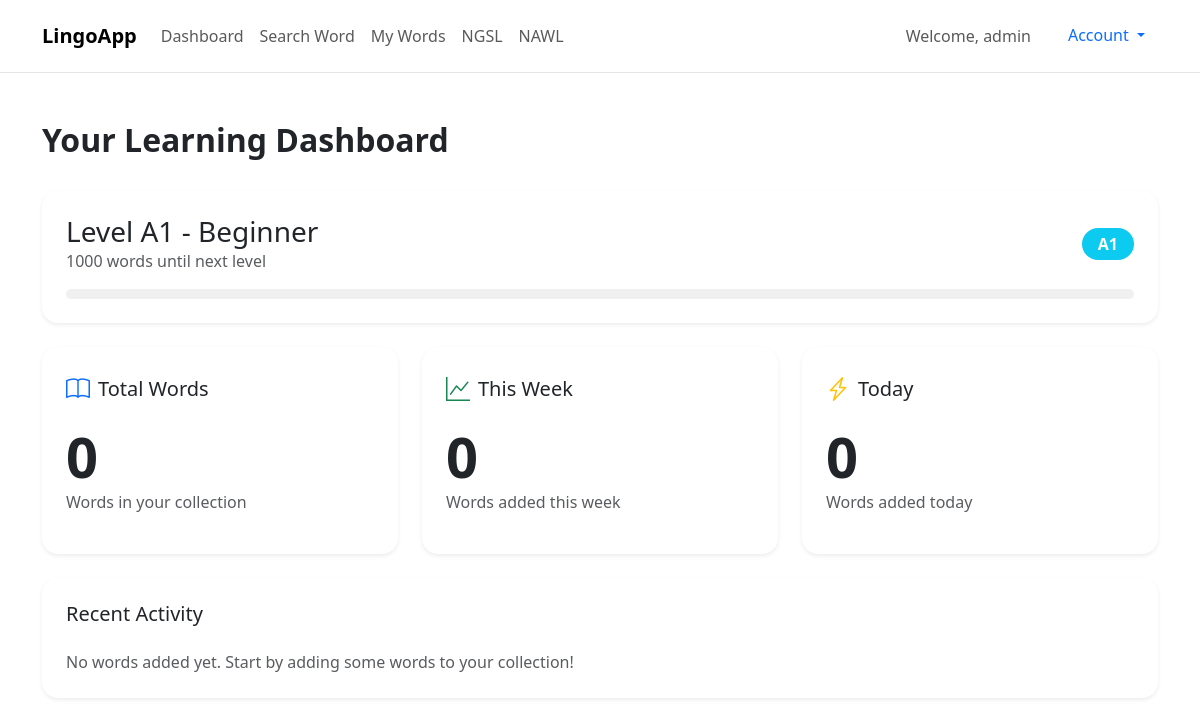
Page /dashboard/ (signed in) on the earlier database version.
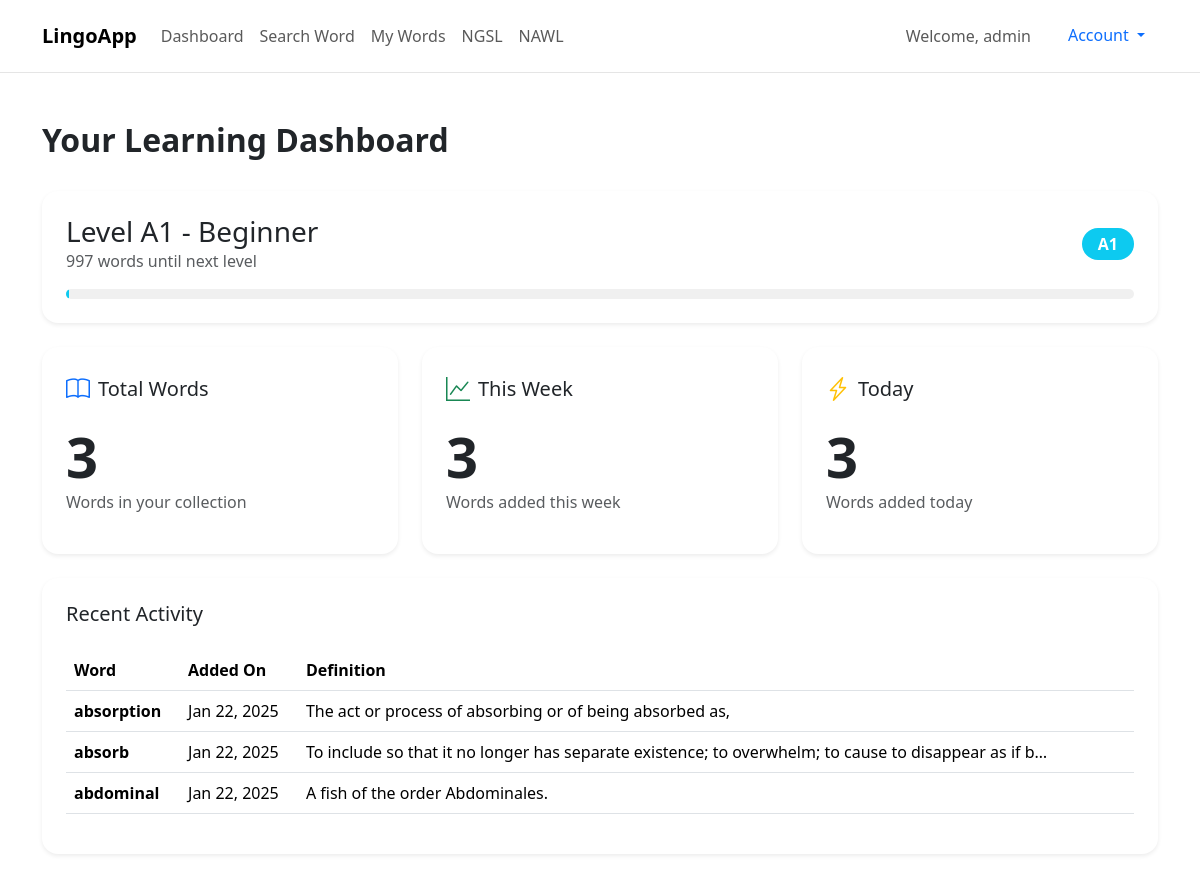
Same page on the later database version.
### dictapp/models.py (models this page shows, shortened)
class WordUser(models.Model):
    word = models.ForeignKey(Word, on_delete=models.CASCADE)
    user = models.ForeignKey(User, on_delete=models.CASCADE)
    created_at = models.DateTimeField(auto_now_add=True)
    class Meta:
        ordering = ['-created_at']
        unique_together = ['word', 'user']
        verbose_name = 'Word User Relationship'
        verbose_name_plural = 'Word User Relationships'

class Word(models.Model):
    word = models.CharField(max_length=100)
    phonetic = models.CharField(max_length=100, null=True, blank=True)
    meanings = models.JSONField()  # Store the word meanings as JSON
    created_at = models.DateTimeField(auto_now_add=True)
    users = models.ManyToManyField(
        User, through='WordUser', related_name='word_collection')
    class Meta:
        ordering = ['-created_at']

### dictapp/views.py (the view, shortened to what this page needs)
# urls.py: path('dashboard/', views.dashboard, name='dashboard'),
@login_required
def dashboard(request):
    now = timezone.now()
    week_ago = now - timedelta(days=7)
    today_start = now.replace(hour=0, minute=0, second=0, microsecond=0)
    total_words = WordUser.objects.filter(user=request.user).count()
    words_this_week = WordUser.objects.filter(
        user=request.user,
        created_at__gte=week_ago
    ).count()
    words_today = WordUser.objects.filter(
        user=request.user,
        created_at__gte=today_start
    ).count()
    def get_language_level(word_count):
        if word_count < 1000:
            return {
                'level': 'A1',
                'description': 'Beginner',
                'progress': (word_count / 1000) * 100,
                'next_level': 1000 - word_count,
                'color': 'bg-info'
            }
    language_level = get_language_level(total_words)
    recent_words = WordUser.objects.filter(
        user=request.user
    ).select_related('word').order_by('-created_at')[:5]
    context = {
        'total_words': total_words,
        'words_this_week': words_this_week,
        'words_today': words_today,
        'recent_words': recent_words,
        'language_level': language_level,
    }
    return render(request, 'dashboard.html', context)

### dictapp/templates/dashboard.html (shortened to what this page needs)
{% extends 'base.html' %}
{% block content %}
<div class="container py-5">
    <div class="row">
        <div class="col-12 mb-4">
            <h2 class="fw-bold">Your Learning Dashboard</h2>
        </div>
    </div>
    <div class="row mb-4">
        <div class="col-12">
            <div class="card border-0 shadow-sm rounded-4">
                <div class="card-body p-4">
                    <div class="d-flex justify-content-between align-items-center mb-3">
                        <div>
                            <h3 class="mb-0">Level {{ language_level.level }} - {{ language_level.description }}</h3>
                            {% if language_level.level != 'C2' %}
                                <p class="text-muted mb-0">{{ language_level.next_level }} words until next level</p>
                            {% else %}
                                <p class="text-muted mb-0">Maximum level achieved!</p>
                            {% endif %}
                        </div>
                        <div class="badge {{ language_level.color }} px-3 py-2 rounded-pill">
                            {{ language_level.level }}
                        </div>
                    </div>
                    <div class="progress" style="height: 10px;">
                        <div class="progress-bar {{ language_level.color }}"
                             role="progressbar"
                             style="width: {{ language_level.progress }}%"
                             aria-valuenow="{{ language_level.progress }}"
                             aria-valuemin="0"
                             aria-valuemax="100">
                        </div>
                    </div>
                </div>
            </div>
        </div>
    </div>
    <div class="row g-4">
        <div class="col-md-4">
            <div class="card border-0 shadow-sm rounded-4 h-100">
                <div class="card-body p-4">
                    <div class="d-flex align-items-center mb-3">
                        <i class="bi bi-book fs-4 text-primary me-2"></i>
                        <h5 class="card-title mb-0">Total Words</h5>
                    </div>
                    <h2 class="display-4 fw-bold mb-0">{{ total_words }}</h2>
                    <p class="text-muted">Words in your collection</p>
                </div>
            </div>
        </div>
        <div class="col-md-4">
            <div class="card border-0 shadow-sm rounded-4 h-100">
                <div class="card-body p-4">
                    <div class="d-flex align-items-center mb-3">
                        <i class="bi bi-graph-up fs-4 text-success me-2"></i>
                        <h5 class="card-title mb-0">This Week</h5>
                    </div>
                    <h2 class="display-4 fw-bold mb-0">{{ words_this_week }}</h2>
                    <p class="text-muted">Words added this week</p>
                </div>
            </div>
        </div>
        <div class="col-md-4">
            <div class="card border-0 shadow-sm rounded-4 h-100">
                <div class="card-body p-4">
                    <div class="d-flex align-items-center mb-3">
                        <i class="bi bi-lightning-charge fs-4 text-warning me-2"></i>
                        <h5 class="card-title mb-0">Today</h5>
                    </div>
                    <h2 class="display-4 fw-bold mb-0">{{ words_today }}</h2>
                    <p class="text-muted">Words added today</p>
                </div>
            </div>
        </div>
    </div>
    <div class="row mt-4">
        <div class="col-12">
            <div class="card border-0 shadow-sm rounded-4">
                <div class="card-body p-4">
                    <h5 class="card-title mb-4">Recent Activity</h5>
                    {% if recent_words %}
                        <div class="table-responsive">
                            <table class="table">
                                <thead>
                                    <tr>
                                        <th>Word</th>
                                        <th>Added On</th>
                                        <th>Definition</th>
                                    </tr>
                                </thead>
                                <tbody>
                                    {% for word_user in recent_words %}
                                    <tr>
                                        <td class="fw-bold">{{ word_user.word.word }}</td>
                                        <td>{{ word_user.created_at|date:"M d, Y" }}</td>
                                        <td>
                                            {% if word_user.word.meanings.0.definitions.0.definition %}
                                                {{ word_user.word.meanings.0.definitions.0.definition|truncatechars:100 }}
                                            {% else %}
                                                -
                                            {% endif %}
                                        </td>
                                    </tr>
                                    {% endfor %}
                                </tbody>
                            </table>
                        </div>
                    {% else %}
                        <p class="text-muted mb-0">No words added yet. Start by adding some words to your collection!</p>
                    {% endif %}
                </div>
            </div>
        </div>
    </div>
</div>
{% endblock %}

### dictapp/templates/base.html (shortened to what this page needs)
<!DOCTYPE html>
<html lang="en">
  <head>
    <link
      href="https://cdn.jsdelivr.net/npm/bootstrap@5.3.2/dist/css/bootstrap.min.css"
      rel="stylesheet"
    />
    <link rel="stylesheet" href="https://cdn.jsdelivr.net/npm/bootstrap-icons@1.11.1/font/bootstrap-icons.css">
  </head>
  <body>
    <nav class="navbar navbar-expand-lg navbar-light bg-white py-3">
      <div class="container">
        <a class="navbar-brand fw-bold" href="{% url 'index' %}">LingoApp</a>
        <div class="collapse navbar-collapse" id="navbarNav">
          <ul class="navbar-nav me-auto">
            <li class="nav-item">
              <a class="nav-link" href="{% url 'dashboard' %}">Dashboard</a>
            </li>
            <li class="nav-item">
              <a class="nav-link" href="{% url 'search_word' %}">Search Word</a>
            </li>
            <li class="nav-item">
              <a class="nav-link" href="{% url 'my_words' %}">My Words</a>
            </li>
            <li class="nav-item">
              <a class="nav-link" href="{% url 'ngsl' %}">NGSL</a>
            </li>
            <li class="nav-item">
              <a class="nav-link" href="{% url 'nawl' %}">NAWL</a>
            </li>
          </ul>
          <div class="d-flex gap-2">
            {% if user.is_authenticated %}
              <span class="navbar-text me-3">Welcome, {{ user.username }}</span>
              <div class="dropdown">
                <button class="btn btn-link dropdown-toggle text-decoration-none" type="button" data-bs-toggle="dropdown">
                  Account
                </button>
              </div>
            {% else %}
              <a href="{% url 'login' %}" class="btn btn-login px-4">Log in</a>
              <a href="{% url 'register' %}" class="btn btn-signup px-4 rounded-pill">Sign up</a>
            {% endif %}
          </div>
        </div>
      </div>
    </nav>
    {% block content %} {% endblock %}
  </body>
</html>

### dictapp/templates/base.html (style rules this page uses)
.navbar { border-bottom: 1px solid #e5e5e5; }

### dictapp/templates/dashboard.html (style rules this page uses)
.card { transition: transform 0.2s; }
.table td { vertical-align: middle; }
.progress { background-color: #f0f0f0; border-radius: 10px; }
.progress-bar { border-radius: 10px; transition: width 0.5s ease-in-out; }
.badge { font-size: 1rem; }

Differences in the rows shown:
added WordUser: word.word "absorption", created_at "Jan 22, 2025", word.meanings.0.definitions.0.definition "The act or process of absorbing or of being absorbed as,"
added WordUser: word.word "absorb", created_at "Jan 22, 2025", word.meanings.0.definitions.0.definition "To include so that it no longer has separate existence; to overwhelm; to cause to disappear as if b…"
added WordUser: word.word "abdominal", created_at "Jan 22, 2025", word.meanings.0.definitions.0.definition "A fish of the order Abdominales."
Other differences:
{{ language_level.next_level }}: "1000" → "997"
{{ total_words }}: "0" → "3"
{{ words_this_week }}: "0" → "3"
{{ words_today }}: "0" → "3"
text no longer shown: "No words added yet. Start by adding some words to your collection!"
text now shown: "Word Added On Definition"
